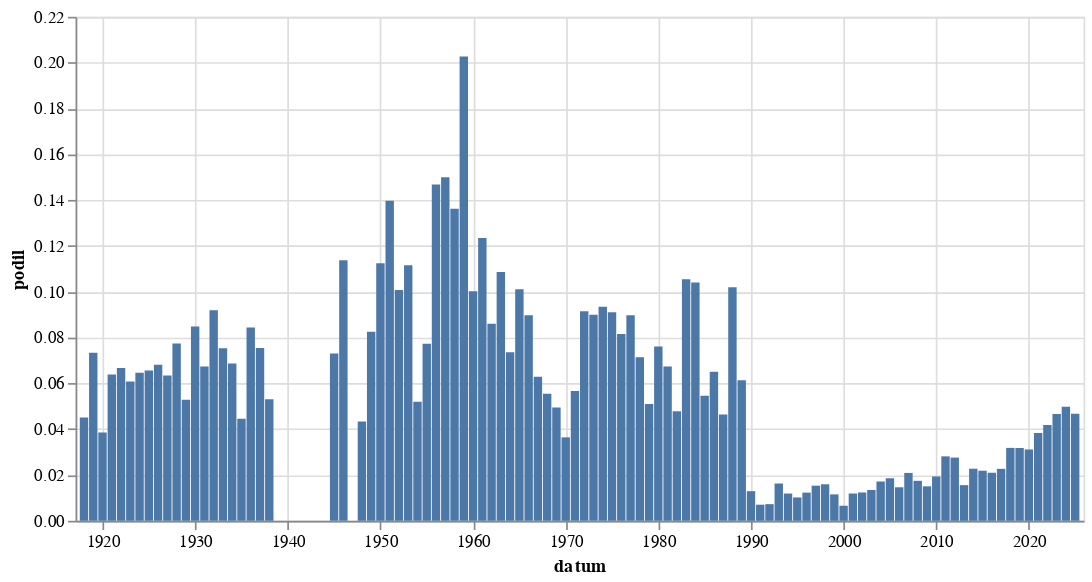

Source (notebook cell):
### Code cell
alt.Chart(
    hledej(" [Rr]odin").to_pandas(),
    width = 600
).mark_bar(
).encode(
    alt.X('datum:T'),
    alt.Y('podil:Q')
)

### Figure 1 — Vega-Lite specification as saved in the notebook (floating-point values rounded to 4 significant figures)
{"config": {"view": {"continuousWidth": 300, "continuousHeight": 300}}, "data": {"name": "data-d21425dc4b8f6e7c81801553602e0734"}, "mark": {"type": "bar"}, "encoding": {"x": {"field": "datum", "type": "temporal"}, "y": {"field": "podil", "type": "quantitative"}}, "width": 600, "$schema": "https://vega.github.io/schema/vega-lite/v5.8.0.json", "datasets": {"data-d21425dc4b8f6e7c81801553602e0734": [{"datum": "1918-01-01T00:00:00", "text": 29, "text_right": 643, "podil": 0.0451, "co": " [Rr]odin"}, {"datum": "1919-01-01T00:00:00", "text": 292, "text_right": 3978, "podil": 0.0734, "co": " [Rr]odin"}, {"datum": "1920-01-01T00:00:00", "text": 181, "text_right": 4693, "podil": 0.03857, "co": " [Rr]odin"}, {"datum": "1921-01-01T00:00:00", "text": 350, "text_right": 5485, "podil": 0.06381, "co": " [Rr]odin"}, {"datum": "1922-01-01T00:00:00", "text": 350, "text_right": 5244, "podil": 0.06674, "co": " [Rr]odin"}, {"datum": "1923-01-01T00:00:00", "text": 229, "text_right": 3766, "podil": 0.06081, "co": " [Rr]odin"}, {"datum": "1924-01-01T00:00:00", "text": 271, "text_right": 4191, "podil": 0.06466, "co": " [Rr]odin"}, {"datum": "1925-01-01T00:00:00", "text": 204, "text_right": 3108, "podil": 0.06564, "co": " [Rr]odin"}, {"datum": "1926-01-01T00:00:00", "text": 288, "text_right": 4228, "podil": 0.06812, "co": " [Rr]odin"}, {"datum": "1927-01-01T00:00:00", "text": 271, "text_right": 4273, "podil": 0.06342, "co": " [Rr]odin"}, {"datum": "1928-01-01T00:00:00", "text": 317, "text_right": 4096, "podil": 0.07739, "co": " [Rr]odin"}, {"datum": "1929-01-01T00:00:00", "text": 131, "text_right": 2479, "podil": 0.05284, "co": " [Rr]odin"}, {"datum": "1930-01-01T00:00:00", "text": 423, "text_right": 4987, "podil": 0.08482, "co": " [Rr]odin"}, {"datum": "1931-01-01T00:00:00", "text": 262, "text_right": 3888, "podil": 0.06739, "co": " [Rr]odin"}, {"datum": "1932-01-01T00:00:00", "text": 215, "text_right": 2339, "podil": 0.09192, "co": " [Rr]odin"}, {"datum": "1933-01-01T00:00:00", "text": 193, "text_right": 2561, "podil": 0.07536, "co": " [Rr]odin"}, {"datum": "1934-01-01T00:00:00", "text": 148, "text_right": 2156, "podil": 0.06865, "co": " [Rr]odin"}, {"datum": "1935-01-01T00:00:00", "text": 101, "text_right": 2268, "podil": 0.04453, "co": " [Rr]odin"}, {"datum": "1936-01-01T00:00:00", "text": 183, "text_right": 2169, "podil": 0.08437, "co": " [Rr]odin"}, {"datum": "1937-01-01T00:00:00", "text": 143, "text_right": 1897, "podil": 0.07538, "co": " [Rr]odin"}, {"datum": "1938-01-01T00:00:00", "text": 47, "text_right": 885, "podil": 0.05311, "co": " [Rr]odin"}, {"datum": "1945-01-01T00:00:00", "text": 52, "text_right": 712, "podil": 0.07303, "co": " [Rr]odin"}, {"datum": "1946-01-01T00:00:00", "text": 147, "text_right": 1293, "podil": 0.1137, "co": " [Rr]odin"}, {"datum": "1948-01-01T00:00:00", "text": 53, "text_right": 1222, "podil": 0.04337, "co": " [Rr]odin"}, {"datum": "1949-01-01T00:00:00", "text": 68, "text_right": 824, "podil": 0.08252, "co": " [Rr]odin"}, {"datum": "1950-01-01T00:00:00", "text": 49, "text_right": 436, "podil": 0.1124, "co": " [Rr]odin"}, {"datum": "1951-01-01T00:00:00", "text": 51, "text_right": 365, "podil": 0.1397, "co": " [Rr]odin"}, {"datum": "1952-01-01T00:00:00", "text": 39, "text_right": 387, "podil": 0.1008, "co": " [Rr]odin"}, {"datum": "1953-01-01T00:00:00", "text": 32, "text_right": 287, "podil": 0.1115, "co": " [Rr]odin"}, {"datum": "1954-01-01T00:00:00", "text": 32, "text_right": 616, "podil": 0.05195, "co": " [Rr]odin"}, {"datum": "1955-01-01T00:00:00", "text": 16, "text_right": 207, "podil": 0.07729, "co": " [Rr]odin"}, {"datum": "1956-01-01T00:00:00", "text": 48, "text_right": 327, "podil": 0.1468, "co": " [Rr]odin"}, {"datum": "1957-01-01T00:00:00", "text": 51, "text_right": 340, "podil": 0.15, "co": " [Rr]odin"}, {"datum": "1958-01-01T00:00:00", "text": 44, "text_right": 323, "podil": 0.1362, "co": " [Rr]odin"}, {"datum": "1959-01-01T00:00:00", "text": 61, "text_right": 301, "podil": 0.2027, "co": " [Rr]odin"}, {"datum": "1960-01-01T00:00:00", "text": 40, "text_right": 399, "podil": 0.1003, "co": " [Rr]odin"}, {"datum": "1961-01-01T00:00:00", "text": 50, "text_right": 405, "podil": 0.1235, "co": " [Rr]odin"}, {"datum": "1962-01-01T00:00:00", "text": 19, "text_right": 221, "podil": 0.08597, "co": " [Rr]odin"}, {"datum": "1963-01-01T00:00:00", "text": 33, "text_right": 304, "podil": 0.1086, "co": " [Rr]odin"}, {"datum": "1964-01-01T00:00:00", "text": 56, "text_right": 761, "podil": 0.07359, "co": " [Rr]odin"}, {"datum": "1965-01-01T00:00:00", "text": 48, "text_right": 475, "podil": 0.1011, "co": " [Rr]odin"}, {"datum": "1966-01-01T00:00:00", "text": 47, "text_right": 524, "podil": 0.08969, "co": " [Rr]odin"}, {"datum": "1967-01-01T00:00:00", "text": 33, "text_right": 525, "podil": 0.06286, "co": " [Rr]odin"}, {"datum": "1968-01-01T00:00:00", "text": 111, "text_right": 2001, "podil": 0.05547, "co": " [Rr]odin"}, {"datum": "1969-01-01T00:00:00", "text": 70, "text_right": 1415, "podil": 0.04947, "co": " [Rr]odin"}, {"datum": "1970-01-01T00:00:00", "text": 35, "text_right": 961, "podil": 0.03642, "co": " [Rr]odin"}, {"datum": "1971-01-01T00:00:00", "text": 49, "text_right": 865, "podil": 0.05665, "co": " [Rr]odin"}, {"datum": "1972-01-01T00:00:00", "text": 55, "text_right": 601, "podil": 0.09151, "co": " [Rr]odin"}, {"datum": "1973-01-01T00:00:00", "text": 77, "text_right": 856, "podil": 0.08995, "co": " [Rr]odin"}, {"datum": "1974-01-01T00:00:00", "text": 75, "text_right": 803, "podil": 0.0934, "co": " [Rr]odin"}, {"datum": "1975-01-01T00:00:00", "text": 82, "text_right": 901, "podil": 0.09101, "co": " [Rr]odin"}, {"datum": "1976-01-01T00:00:00", "text": 53, "text_right": 650, "podil": 0.08154, "co": " [Rr]odin"}, {"datum": "1977-01-01T00:00:00", "text": 69, "text_right": 769, "podil": 0.08973, "co": " [Rr]odin"}, {"datum": "1978-01-01T00:00:00", "text": 58, "text_right": 812, "podil": 0.07143, "co": " [Rr]odin"}, {"datum": "1979-01-01T00:00:00", "text": 33, "text_right": 647, "podil": 0.051, "co": " [Rr]odin"}, {"datum": "1980-01-01T00:00:00", "text": 55, "text_right": 723, "podil": 0.07607, "co": " [Rr]odin"}, {"datum": "1981-01-01T00:00:00", "text": 20, "text_right": 297, "podil": 0.06734, "co": " [Rr]odin"}, {"datum": "1982-01-01T00:00:00", "text": 19, "text_right": 397, "podil": 0.04786, "co": " [Rr]odin"}, {"datum": "1983-01-01T00:00:00", "text": 50, "text_right": 474, "podil": 0.1055, "co": " [Rr]odin"}, {"datum": "1984-01-01T00:00:00", "text": 41, "text_right": 394, "podil": 0.1041, "co": " [Rr]odin"}, {"datum": "1985-01-01T00:00:00", "text": 19, "text_right": 348, "podil": 0.0546, "co": " [Rr]odin"}, {"datum": "1986-01-01T00:00:00", "text": 16, "text_right": 246, "podil": 0.06504, "co": " [Rr]odin"}, {"datum": "1987-01-01T00:00:00", "text": 16, "text_right": 345, "podil": 0.04638, "co": " [Rr]odin"}, {"datum": "1988-01-01T00:00:00", "text": 36, "text_right": 353, "podil": 0.102, "co": " [Rr]odin"}, {"datum": "1989-01-01T00:00:00", "text": 51, "text_right": 832, "podil": 0.0613, "co": " [Rr]odin"}, {"datum": "1990-01-01T00:00:00", "text": 90, "text_right": 6958, "podil": 0.01293, "co": " [Rr]odin"}, {"datum": "1991-01-01T00:00:00", "text": 92, "text_right": 13084, "podil": 0.007031, "co": " [Rr]odin"}, {"datum": "1992-01-01T00:00:00", "text": 84, "text_right": 11558, "podil": 0.007268, "co": " [Rr]odin"}, {"datum": "1993-01-01T00:00:00", "text": 152, "text_right": 9337, "podil": 0.01628, "co": " [Rr]odin"}, {"datum": "1994-01-01T00:00:00", "text": 92, "text_right": 7730, "podil": 0.0119, "co": " [Rr]odin"}, {"datum": "1995-01-01T00:00:00", "text": 94, "text_right": 9219, "podil": 0.0102, "co": " [Rr]odin"}, {"datum": "1996-01-01T00:00:00", "text": 115, "text_right": 9349, "podil": 0.0123, "co": " [Rr]odin"}, {"datum": "1997-01-01T00:00:00", "text": 251, "text_right": 16367, "podil": 0.01534, "co": " [Rr]odin"}, {"datum": "1998-01-01T00:00:00", "text": 187, "text_right": 11729, "podil": 0.01594, "co": " [Rr]odin"}, {"datum": "1999-01-01T00:00:00", "text": 235, "text_right": 20383, "podil": 0.01153, "co": " [Rr]odin"}, {"datum": "2000-01-01T00:00:00", "text": 156, "text_right": 23721, "podil": 0.006576, "co": " [Rr]odin"}, {"datum": "2001-01-01T00:00:00", "text": 241, "text_right": 20242, "podil": 0.01191, "co": " [Rr]odin"}, {"datum": "2002-01-01T00:00:00", "text": 200, "text_right": 16173, "podil": 0.01237, "co": " [Rr]odin"}, {"datum": "2003-01-01T00:00:00", "text": 288, "text_right": 21407, "podil": 0.01345, "co": " [Rr]odin"}, {"datum": "2004-01-01T00:00:00", "text": 342, "text_right": 19932, "podil": 0.01716, "co": " [Rr]odin"}, {"datum": "2005-01-01T00:00:00", "text": 416, "text_right": 22401, "podil": 0.01857, "co": " [Rr]odin"}, {"datum": "2006-01-01T00:00:00", "text": 203, "text_right": 13873, "podil": 0.01463, "co": " [Rr]odin"}, {"datum": "2007-01-01T00:00:00", "text": 285, "text_right": 13633, "podil": 0.02091, "co": " [Rr]odin"}, {"datum": "2008-01-01T00:00:00", "text": 241, "text_right": 13807, "podil": 0.01745, "co": " [Rr]odin"}, {"datum": "2009-01-01T00:00:00", "text": 249, "text_right": 16552, "podil": 0.01504, "co": " [Rr]odin"}, {"datum": "2010-01-01T00:00:00", "text": 246, "text_right": 12714, "podil": 0.01935, "co": " [Rr]odin"}, {"datum": "2011-01-01T00:00:00", "text": 500, "text_right": 17776, "podil": 0.02813, "co": " [Rr]odin"}, {"datum": "2012-01-01T00:00:00", "text": 399, "text_right": 14462, "podil": 0.02759, "co": " [Rr]odin"}, {"datum": "2013-01-01T00:00:00", "text": 149, "text_right": 9571, "podil": 0.01557, "co": " [Rr]odin"}, {"datum": "2014-01-01T00:00:00", "text": 473, "text_right": 20807, "podil": 0.02273, "co": " [Rr]odin"}, {"datum": "2015-01-01T00:00:00", "text": 469, "text_right": 21458, "podil": 0.02186, "co": " [Rr]odin"}, {"datum": "2016-01-01T00:00:00", "text": 476, "text_right": 22689, "podil": 0.02098, "co": " [Rr]odin"}, {"datum": "2017-01-01T00:00:00", "text": 413, "text_right": 18211, "podil": 0.02268, "co": " [Rr]odin"}, {"datum": "2018-01-01T00:00:00", "text": 654, "text_right": 20550, "podil": 0.03182, "co": " [Rr]odin"}, {"datum": "2019-01-01T00:00:00", "text": 786, "text_right": 24733, "podil": 0.03178, "co": " [Rr]odin"}, {"datum": "2020-01-01T00:00:00", "text": 731, "text_right": 23475, "podil": 0.03114, "co": " [Rr]odin"}, {"datum": "2021-01-01T00:00:00", "text": 762, "text_right": 19879, "podil": 0.03833, "co": " [Rr]odin"}, {"datum": "2022-01-01T00:00:00", "text": 868, "text_right": 20784, "podil": 0.04176, "co": " [Rr]odin"}, {"datum": "2023-01-01T00:00:00", "text": 1140, "text_right": 24476, "podil": 0.04658, "co": " [Rr]odin"}, {"datum": "2024-01-01T00:00:00", "text": 1183, "text_right": 23773, "podil": 0.04976, "co": " [Rr]odin"}, {"datum": "2025-01-01T00:00:00", "text": 585, "text_right": 12519, "podil": 0.04673, "co": " [Rr]odin"}]}}
